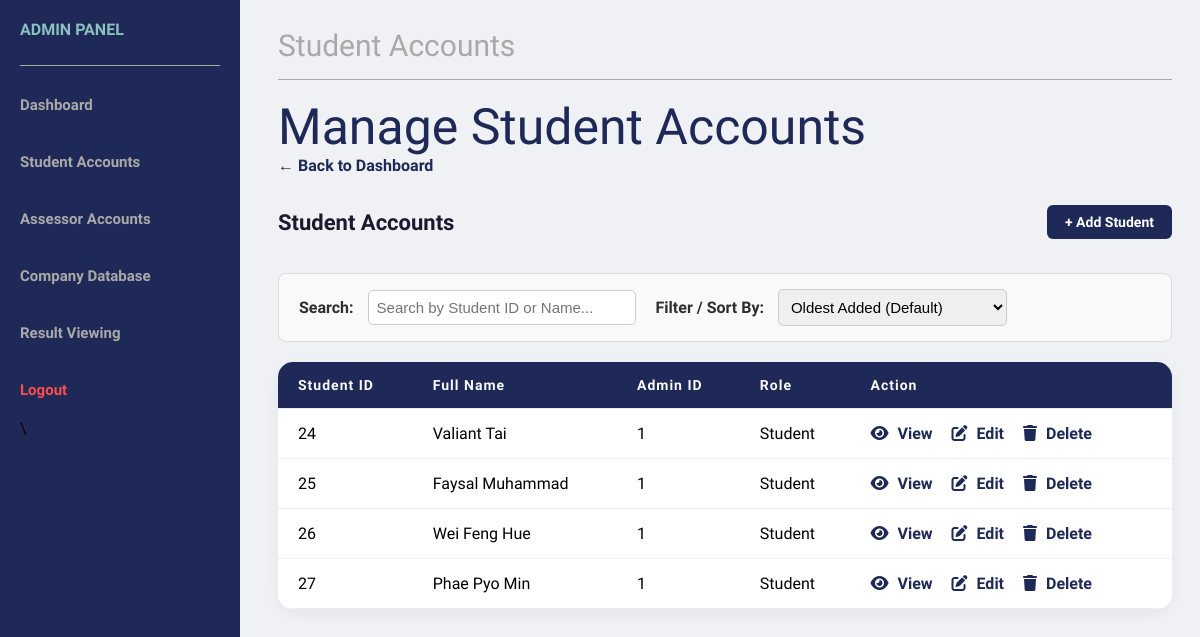
/AdminDashboard/Databases/StudentDatabase.php (signed in), run on the app's committed database.
### tables this page shows
CREATE TABLE `studentprofile` (
  `StudentProfileID` int(11) NOT NULL,
  `StudentAccountID` int(11) NOT NULL,
  `FirstName` varchar(100) NOT NULL,
  `LastName` varchar(100) NOT NULL,
  `ProgrammeCode` varchar(100) NOT NULL,
  `YearOfStudy` int(11) NOT NULL,
  `AssesorAccountIDLect` int(11) DEFAULT NULL,
  `AssesorAccountIDSuper` int(11) DEFAULT NULL
);

CREATE TABLE `studentaccountlist` (
  `StudentAccountID` int(11) NOT NULL,
  `Password` varchar(100) NOT NULL,
  `Username` varchar(100) NOT NULL,
  `AdminAccountID` int(11) NOT NULL
);

### ExecutePStatement.php (called while the page is built, shortened)
<?php
function executePreparedStatement($sql, $params) {
    global $conn;
    $stmt = $conn->prepare($sql);
    if (stripos($sql, "SELECT") === 0) {
        $stmt->execute();
        $result = $stmt->get_result();
    } else {
        $result = $stmt->execute();
    }
    return $result;
}
?>

### AdminDashboard/Databases/StudentDatabase.php (the view, shortened to what this page needs)
<?php
include '../../Connection.php';
include '../../ExecutePStatement.php';
$studentList = "SELECT sa.*, sp.FirstName, sp.LastName, sp.StudentProfileID FROM studentaccountlist sa
                LEFT JOIN studentprofile sp
                ON sa.StudentAccountID = sp.StudentAccountID";
$studentResult = executePreparedStatement($studentList, []);
?>
<!DOCTYPE html>
<html lang="en">
<head>
</head>
    <link rel="stylesheet" href="../../CssFiles/AdminDashBoard.css">
    <link rel="stylesheet" href="../../CssFiles/AdminTableStyle.css">
    <link rel="stylesheet" href="../../CssFiles/searchbar.css">
    <link rel="stylesheet" href="https://cdnjs.cloudflare.com/ajax/libs/font-awesome/6.5.1/css/all.min.css">
</head>
<body>
<body>
    <nav>
        <p> ADMIN PANEL</p>
        <hr>
        <a href="../../AdminDashboard.php">Dashboard</a><br>
        <a href="StudentDatabase.php" >Student Accounts</a><br>
        <a href="AssessorDatabase.php">Assessor Accounts</a><br>
        <a href="CompanyDatabase.php">Company Database</a><br>
        <a href="ResultsViewing.php">Result Viewing</a><br>
        <div id="logout">
        <a href="../../Logout.php" onclick="return confirm('Are you sure you want to logout?')">Logout</a>\
        </div>
    </nav>
    <main class = "main">
        <div id="title">Student Accounts </div>
        <hr>
        <header>Manage Student Accounts</header>
         <a onclick="window.location.href='../../AdminDashboard.php'" class="back-link">&larr; Back to Dashboard</a>
        <div class="page-header">
            <h1> Student Accounts </h1>
            <a href="../StudentFunctions/AddStudent.php" class="btn btn-primary">+ Add Student</a>
        </div>
        <div class="search-bar-container">
            <div>
                <label for="jsSearch">Search:</label>
                <input type="text" id="jsSearch" placeholder="Search by Student ID or Name..." onkeyup="applyFilters()">
            </div>
            <div>
                <label for="jsSort">Filter / Sort By:</label>
                <select id="jsSort" onchange="applyFilters()">
                    <option value="oldest">Oldest Added (Default)</option>
                </select>
            </div>
        </div>
            <table id="searchTable">
                <thead>
                    <tr>
                        <th> Student ID</th>
                        <th> Full Name</th>
                        <th> Admin ID</th>
                        <th> Role</th>
                        <th> Action</th>
                    </tr>
                </thead>
                <tbody>
                    <?php
                        while ($row = $studentResult->fetch_assoc()) {
                             $id = $row['StudentAccountID'];
                            $firstName = $row['FirstName'];
                            $lastName = $row['LastName'];
                            $user = "$firstName $lastName";
                            $adminID  = $row['AdminAccountID'];
                            echo "<tr class='search-row' data-id='$id' data-name='$user'>";
                            echo "<td>" . $id . "</td>";
                            echo "<td>" . $user . "</td>";
                            echo "<td>" . $adminID . "</td>";
                            echo "<td> Student </td>";
                            echo "<td>
                                <a href='../StudentFunctions/ViewStudent.php?id=" . $id . "'><i class='fa-solid fa-eye'></i> View</a>
                                <a href='../StudentFunctions/EditStudent.php?id=" . $id . "'><i class='fa-solid fa-pen-to-square'></i> Edit</a>
                                <a href='../StudentFunctions/DeleteStudent.php?id=" . $id . "'> <i class='fa-solid fa-trash'></i> Delete</a>
                                </td>";
                            echo "</tr>";
                        }
                    ?>
                </tbody>
            </table>
    </main>
</body>
</html>
</body>
</html>

### CssFiles/AdminDashBoard.css (style rules this page uses)
body { font-family: "Bricolage Grotesque", sans-serif; padding: 20px; }
body { background-color: #f0f1f5 ; }
nav { height: 100%; width:200px; position: fixed; top:0; left:0; background-color: #1e2957; overflow-x: hidden; padding:20px; }
nav p { font-weight: bold; color: #8bc1c0 ; padding-bottom: 10px; margin-top: 0; }
nav hr { margin-bottom: 30px; border: 0; border-top: 1px solid #aaa9a9; margin-left: 0; }
nav a { text-decoration: none; font-size: 15px; color: #aaa9a9; display: block; transition: 0.3s; align-items: left; font-weight:bold; margin-bottom:20px }
#logout a { color: #ff4d4d; font-weight: bold; }
.main { margin-left:250px; }
.main hr { border: 0; border-top: 1px solid #aaa9a9; }
#title { color: #aaa9a9; font-size:30px; padding-bottom:8px; }
header { font-size:50px; color:#1e2957; padding-top:10px; }
.back-link { display: inline-block; margin-bottom: 20px; color: #1e2957; text-decoration: none; font-weight: bold; transition: color 0.3s; }

### CssFiles/AdminTableStyle.css (style rules this page uses)
table { width: 100%; border-collapse: collapse; margin-top: 20px; background-color: white; border-radius: 15px; overflow: hidden; box-shadow: 0 4px 15px rgba(0,0,0,0.05); margin-bottom:20px; }
th, td { text-align: left; padding: 15px 20px; border-bottom: 1px solid #eee; }
tr { background-color: white; transition: all 0.3s ease; }
th { background-color: #1e2957; color: #f8f9fa ; font-size: 14px; letter-spacing: 1px; font-weight: 900; }
tr a { text-decoration: none; color: #1e2957; font-weight: bold; margin-right: 15px; transition: color 0.3s; }
tr i { margin-right: 5px; }

### CssFiles/searchbar.css (style rules this page uses)
.search-bar-container { display: flex; align-items: center; gap: 20px; background-color: #f9f9f9; padding: 15px 20px; border-radius: 8px; margin-bottom: 20px; border: 1px solid #ddd; }
.search-bar-container label { font-weight: bold; color: #2e2e2e; margin-right: 10px; }
.search-bar-container input, .search-bar-container select { padding: 8px; border: 1px solid #ccc; border-radius: 5px; font-size: 15px; outline: none; }
.search-bar-container input { width: 250px; }

### AdminDashboard/Databases/StudentDatabase.php (style rules this page uses)
.page-header { display: flex; justify-content: space-between; align-items: center; margin-bottom: 24px; }
.page-header h1 { font-size: 22px; color: #1a1a2e; }
.btn { padding: 9px 18px; border: none; border-radius: 6px; font-size: 14px; font-weight: 600; cursor: pointer; transition: background 0.2s; }
.btn-primary { background-color: #1e2957; color: #fff; text-decoration:none; }

### data on the page
studentprofile: StudentAccountID.StudentAccountID "24", user "Valiant Tai", StudentAccountID.AdminAccountID "1"
studentprofile: StudentAccountID.StudentAccountID "25", user "Faysal Muhammad", StudentAccountID.AdminAccountID "1"
studentprofile: StudentAccountID.StudentAccountID "26", user "Wei Feng Hue", StudentAccountID.AdminAccountID "1"
studentprofile: StudentAccountID.StudentAccountID "27", user "Phae Pyo Min", StudentAccountID.AdminAccountID "1"
